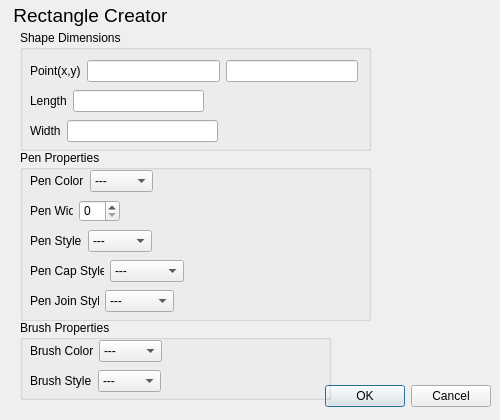
<?xml version="1.0" encoding="UTF-8"?>
<ui version="4.0">
 <class>addRectangles</class>
 <widget class="QDialog" name="addRectangles">
  <property name="geometry">
   <rect>
    <x>0</x>
    <y>0</y>
    <width>500</width>
    <height>420</height>
   </rect>
  </property>
  <property name="windowTitle">
   <string>Dialog</string>
  </property>
  <widget class="QDialogButtonBox" name="buttonBox">
   <property name="geometry">
    <rect>
     <x>150</x>
     <y>380</y>
     <width>341</width>
     <height>32</height>
    </rect>
   </property>
   <property name="orientation">
    <enum>Qt::Horizontal</enum>
   </property>
   <property name="standardButtons">
    <set>QDialogButtonBox::Cancel|QDialogButtonBox::Ok</set>
   </property>
  </widget>
  <widget class="QLabel" name="title">
   <property name="geometry">
    <rect>
     <x>-10</x>
     <y>0</y>
     <width>201</width>
     <height>31</height>
    </rect>
   </property>
   <property name="text">
    <string>&lt;html&gt;&lt;head/&gt;&lt;body&gt;&lt;p align=&quot;center&quot;&gt;&lt;span style=&quot; font-size:14pt;&quot;&gt;Rectangle Creator&lt;/span&gt;&lt;/p&gt;&lt;/body&gt;&lt;/html&gt;</string>
   </property>
  </widget>
  <widget class="QGroupBox" name="shapeDimensions">
   <property name="geometry">
    <rect>
     <x>20</x>
     <y>30</y>
     <width>351</width>
     <height>121</height>
    </rect>
   </property>
   <property name="title">
    <string>Shape Dimensions</string>
   </property>
   <widget class="QWidget" name="">
    <property name="geometry">
     <rect>
      <x>10</x>
      <y>30</y>
      <width>328</width>
      <height>22</height>
     </rect>
    </property>
    <layout class="QHBoxLayout" name="horizontalLayout">
     <item>
      <widget class="QLabel" name="point">
       <property name="text">
        <string>Point(x,y)</string>
       </property>
      </widget>
     </item>
     <item>
      <widget class="QLineEdit" name="x"/>
     </item>
     <item>
      <widget class="QLineEdit" name="y"/>
     </item>
    </layout>
   </widget>
   <widget class="QWidget" name="">
    <property name="geometry">
     <rect>
      <x>10</x>
      <y>60</y>
      <width>174</width>
      <height>22</height>
     </rect>
    </property>
    <layout class="QHBoxLayout" name="horizontalLayout_2">
     <item>
      <widget class="QLabel" name="length">
       <property name="text">
        <string>Length</string>
       </property>
      </widget>
     </item>
     <item>
      <widget class="QLineEdit" name="lengthBox"/>
     </item>
    </layout>
   </widget>
   <widget class="QWidget" name="">
    <property name="geometry">
     <rect>
      <x>10</x>
      <y>90</y>
      <width>188</width>
      <height>22</height>
     </rect>
    </property>
    <layout class="QHBoxLayout" name="horizontalLayout_3">
     <item>
      <widget class="QLabel" name="width">
       <property name="text">
        <string>Width</string>
       </property>
      </widget>
     </item>
     <item>
      <widget class="QLineEdit" name="widthBox"/>
     </item>
    </layout>
   </widget>
  </widget>
  <widget class="QGroupBox" name="penProperties">
   <property name="geometry">
    <rect>
     <x>20</x>
     <y>150</y>
     <width>351</width>
     <height>171</height>
    </rect>
   </property>
   <property name="title">
    <string>Pen Properties</string>
   </property>
   <widget class="QWidget" name="">
    <property name="geometry">
     <rect>
      <x>10</x>
      <y>20</y>
      <width>123</width>
      <height>22</height>
     </rect>
    </property>
    <layout class="QHBoxLayout" name="horizontalLayout_4">
     <item>
      <widget class="QLabel" name="penColor">
       <property name="text">
        <string>Pen Color</string>
       </property>
      </widget>
     </item>
     <item>
      <widget class="QComboBox" name="penColorBox">
       <item>
        <property name="text">
         <string>---</string>
        </property>
       </item>
       <item>
        <property name="text">
         <string>White</string>
        </property>
       </item>
       <item>
        <property name="text">
         <string>Black</string>
        </property>
       </item>
       <item>
        <property name="text">
         <string>Red</string>
        </property>
       </item>
       <item>
        <property name="text">
         <string>Green</string>
        </property>
       </item>
       <item>
        <property name="text">
         <string>Blue</string>
        </property>
       </item>
       <item>
        <property name="text">
         <string>Cyan</string>
        </property>
       </item>
       <item>
        <property name="text">
         <string>Magenta</string>
        </property>
       </item>
       <item>
        <property name="text">
         <string>Yellow</string>
        </property>
       </item>
       <item>
        <property name="text">
         <string>Gray</string>
        </property>
       </item>
      </widget>
     </item>
    </layout>
   </widget>
   <widget class="QWidget" name="">
    <property name="geometry">
     <rect>
      <x>10</x>
      <y>50</y>
      <width>90</width>
      <height>22</height>
     </rect>
    </property>
    <layout class="QHBoxLayout" name="horizontalLayout_5">
     <item>
      <widget class="QLabel" name="penWidth">
       <property name="text">
        <string>Pen Width</string>
       </property>
      </widget>
     </item>
     <item>
      <widget class="QSpinBox" name="penWidthBox">
       <property name="maximum">
        <number>20</number>
       </property>
      </widget>
     </item>
    </layout>
   </widget>
   <widget class="QWidget" name="">
    <property name="geometry">
     <rect>
      <x>10</x>
      <y>80</y>
      <width>122</width>
      <height>22</height>
     </rect>
    </property>
    <layout class="QHBoxLayout" name="horizontalLayout_6">
     <item>
      <widget class="QLabel" name="penStyle">
       <property name="text">
        <string>Pen Style</string>
       </property>
      </widget>
     </item>
     <item>
      <widget class="QComboBox" name="penStyleBox">
       <item>
        <property name="text">
         <string>---</string>
        </property>
       </item>
       <item>
        <property name="text">
         <string>NoPen</string>
        </property>
       </item>
       <item>
        <property name="text">
         <string>SolidLine</string>
        </property>
       </item>
       <item>
        <property name="text">
         <string>DashLine</string>
        </property>
       </item>
       <item>
        <property name="text">
         <string>DotLine</string>
        </property>
       </item>
       <item>
        <property name="text">
         <string>DashDotLine</string>
        </property>
       </item>
       <item>
        <property name="text">
         <string>DashDotDotLine</string>
        </property>
       </item>
      </widget>
     </item>
    </layout>
   </widget>
   <widget class="QWidget" name="">
    <property name="geometry">
     <rect>
      <x>10</x>
      <y>110</y>
      <width>154</width>
      <height>22</height>
     </rect>
    </property>
    <layout class="QHBoxLayout" name="horizontalLayout_7">
     <item>
      <widget class="QLabel" name="penCapStyle">
       <property name="text">
        <string>Pen Cap Style</string>
       </property>
      </widget>
     </item>
     <item>
      <widget class="QComboBox" name="comboBox">
       <item>
        <property name="text">
         <string>---</string>
        </property>
       </item>
       <item>
        <property name="text">
         <string>FlatCap</string>
        </property>
       </item>
       <item>
        <property name="text">
         <string>SquareCap</string>
        </property>
       </item>
       <item>
        <property name="text">
         <string>RoundCap</string>
        </property>
       </item>
      </widget>
     </item>
    </layout>
   </widget>
   <widget class="QWidget" name="">
    <property name="geometry">
     <rect>
      <x>10</x>
      <y>140</y>
      <width>144</width>
      <height>22</height>
     </rect>
    </property>
    <layout class="QHBoxLayout" name="horizontalLayout_8">
     <item>
      <widget class="QLabel" name="penJoinStyle">
       <property name="text">
        <string>Pen Join Style</string>
       </property>
      </widget>
     </item>
     <item>
      <widget class="QComboBox" name="comboBox_2">
       <item>
        <property name="text">
         <string>---</string>
        </property>
       </item>
       <item>
        <property name="text">
         <string>MiterJoin</string>
        </property>
       </item>
       <item>
        <property name="text">
         <string>BevelJoin</string>
        </property>
       </item>
       <item>
        <property name="text">
         <string>RoundJoin</string>
        </property>
       </item>
      </widget>
     </item>
    </layout>
   </widget>
  </widget>
  <widget class="QGroupBox" name="brushProperties">
   <property name="geometry">
    <rect>
     <x>20</x>
     <y>320</y>
     <width>311</width>
     <height>80</height>
    </rect>
   </property>
   <property name="title">
    <string>Brush Properties</string>
   </property>
   <widget class="QWidget" name="">
    <property name="geometry">
     <rect>
      <x>10</x>
      <y>20</y>
      <width>132</width>
      <height>22</height>
     </rect>
    </property>
    <layout class="QHBoxLayout" name="horizontalLayout_9">
     <item>
      <widget class="QLabel" name="brushColor">
       <property name="text">
        <string>Brush Color</string>
       </property>
      </widget>
     </item>
     <item>
      <widget class="QComboBox" name="comboBox_3">
       <item>
        <property name="text">
         <string>---</string>
        </property>
       </item>
       <item>
        <property name="text">
         <string>White</string>
        </property>
       </item>
       <item>
        <property name="text">
         <string>Black</string>
        </property>
       </item>
       <item>
        <property name="text">
         <string>Red</string>
        </property>
       </item>
       <item>
        <property name="text">
         <string>Green</string>
        </property>
       </item>
       <item>
        <property name="text">
         <string>Blue</string>
        </property>
       </item>
       <item>
        <property name="text">
         <string>Cyan</string>
        </property>
       </item>
       <item>
        <property name="text">
         <string>Magenta</string>
        </property>
       </item>
       <item>
        <property name="text">
         <string>Yellow</string>
        </property>
       </item>
       <item>
        <property name="text">
         <string>Gray</string>
        </property>
       </item>
      </widget>
     </item>
    </layout>
   </widget>
   <widget class="QWidget" name="">
    <property name="geometry">
     <rect>
      <x>10</x>
      <y>50</y>
      <width>131</width>
      <height>22</height>
     </rect>
    </property>
    <layout class="QHBoxLayout" name="horizontalLayout_10">
     <item>
      <widget class="QLabel" name="brushStyle">
       <property name="text">
        <string>Brush Style</string>
       </property>
      </widget>
     </item>
     <item>
      <widget class="QComboBox" name="comboBox_4">
       <item>
        <property name="text">
         <string>---</string>
        </property>
       </item>
       <item>
        <property name="text">
         <string>SolidPattern</string>
        </property>
       </item>
       <item>
        <property name="text">
         <string>HorPattern</string>
        </property>
       </item>
       <item>
        <property name="text">
         <string>VerPattern</string>
        </property>
       </item>
       <item>
        <property name="text">
         <string>NoBrush</string>
        </property>
       </item>
      </widget>
     </item>
    </layout>
   </widget>
  </widget>
 </widget>
 <resources/>
 <connections>
  <connection>
   <sender>buttonBox</sender>
   <signal>accepted()</signal>
   <receiver>addRectangles</receiver>
   <slot>accept()</slot>
   <hints>
    <hint type="sourcelabel">
     <x>248</x>
     <y>254</y>
    </hint>
    <hint type="destinationlabel">
     <x>157</x>
     <y>274</y>
    </hint>
   </hints>
  </connection>
  <connection>
   <sender>buttonBox</sender>
   <signal>rejected()</signal>
   <receiver>addRectangles</receiver>
   <slot>reject()</slot>
   <hints>
    <hint type="sourcelabel">
     <x>316</x>
     <y>260</y>
    </hint>
    <hint type="destinationlabel">
     <x>286</x>
     <y>274</y>
    </hint>
   </hints>
  </connection>
 </connections>
</ui>
